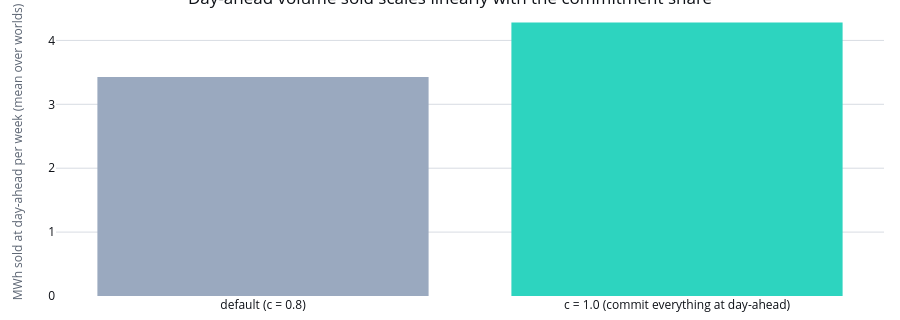

Notebook cell for this chart:
### Markdown cell above
## 4. Day-ahead position and the commitment share

The day-ahead position is not the whole forecast deviation: it is a share `c` of it (contract
section 9.2, decision 0004 item 58 (C)), the rest left to intraday (`full`) or to imbalance
(`da_only`):

```
q_t = c x mask_DA,t x max(0, B0_t - x_t)
```

where `x_t` is the fleet's expected smart import from `market.expected_smart_kwh`, applying the
dispatcher's own `action.plan_cheapest_slots` rule to each session's typical window and prices
known at the day-ahead decision. `c = 1` reproduces the plain formula; the default below commits
most, not all, of the forecast, leaving room to true it up intraday rather than lock in a forecast
error many hours before delivery.

Two full runs below differ only in `trading.day_ahead_commitment_share`: everything else,
including the random futures, is identical, so any difference is the commitment share alone.

### Code cell
full_commitment = run_trading_scenario(
    START_LOCAL_DATE,
    values={"vehicle_count": VEHICLE_COUNT, "evaluation_world_count": WORLD_COUNT},
    trading_overrides={"trading.day_ahead_commitment_share": 1.0},
)

commitment_rows = []
for label, result, share in (
    ("default (c = %.2g)" % DEFAULT_COMMITMENT_SHARE, base, DEFAULT_COMMITMENT_SHARE),
    ("c = 1.0 (commit everything at day-ahead)", full_commitment, 1.0),
):
    week = result.trading_week_world.query("strategy == 'full'")
    kpis = result.trading_kpis.query("strategy == 'full'").set_index("metric")
    commitment_rows.append(
        {
            "commitment share": label,
            "sold day-ahead, mean MWh/week": week["sold_day_ahead_mwh"].mean(),
            "final position, mean MWh/week": week["final_position_mwh"].mean(),
            "firmness (delivered / final position)": kpis.at["firmness", "mean"],
            "firmness, day-ahead leg only": kpis.at["firmness_day_ahead", "mean"],
            "imbalance share of traded volume": kpis.at["imbalance_share_of_traded", "mean"],
        }
    )
commitment_table = pd.DataFrame(commitment_rows).round(4)

commitment_figure = go.Figure(
    go.Bar(
        x=commitment_table["commitment share"],
        y=commitment_table["sold day-ahead, mean MWh/week"].round(3),
        marker_color=[SERIES_COLOURS["normal"], SERIES_COLOURS["selected"]],
    )
)
commitment_figure.update_layout(
    title="Day-ahead volume sold scales linearly with the commitment share",
    yaxis_title="MWh sold at day-ahead per week (mean over worlds)",
)
apply_notebook_style(commitment_figure, height=320)

### Figure 1 — Plotly figure (JSON) as saved in the notebook; plotly's stock layout.template omitted (floating-point values rounded to 4 significant figures)
{"data": [{"marker": {"color": ["#9AA9BF", "#2DD4BF"]}, "x": ["default (c = 0.8)", "c = 1.0 (commit everything at day-ahead)"], "y": [3.426, 4.282], "type": "bar"}], "layout": {"title": {"text": "Day-ahead volume sold scales linearly with the commitment share"}, "yaxis": {"title": {"text": "MWh sold at day-ahead per week (mean over worlds)"}}, "margin": {"b": 24}, "height": 320, "paper_bgcolor": "#FFFFFF", "plot_bgcolor": "#FFFFFF"}}
